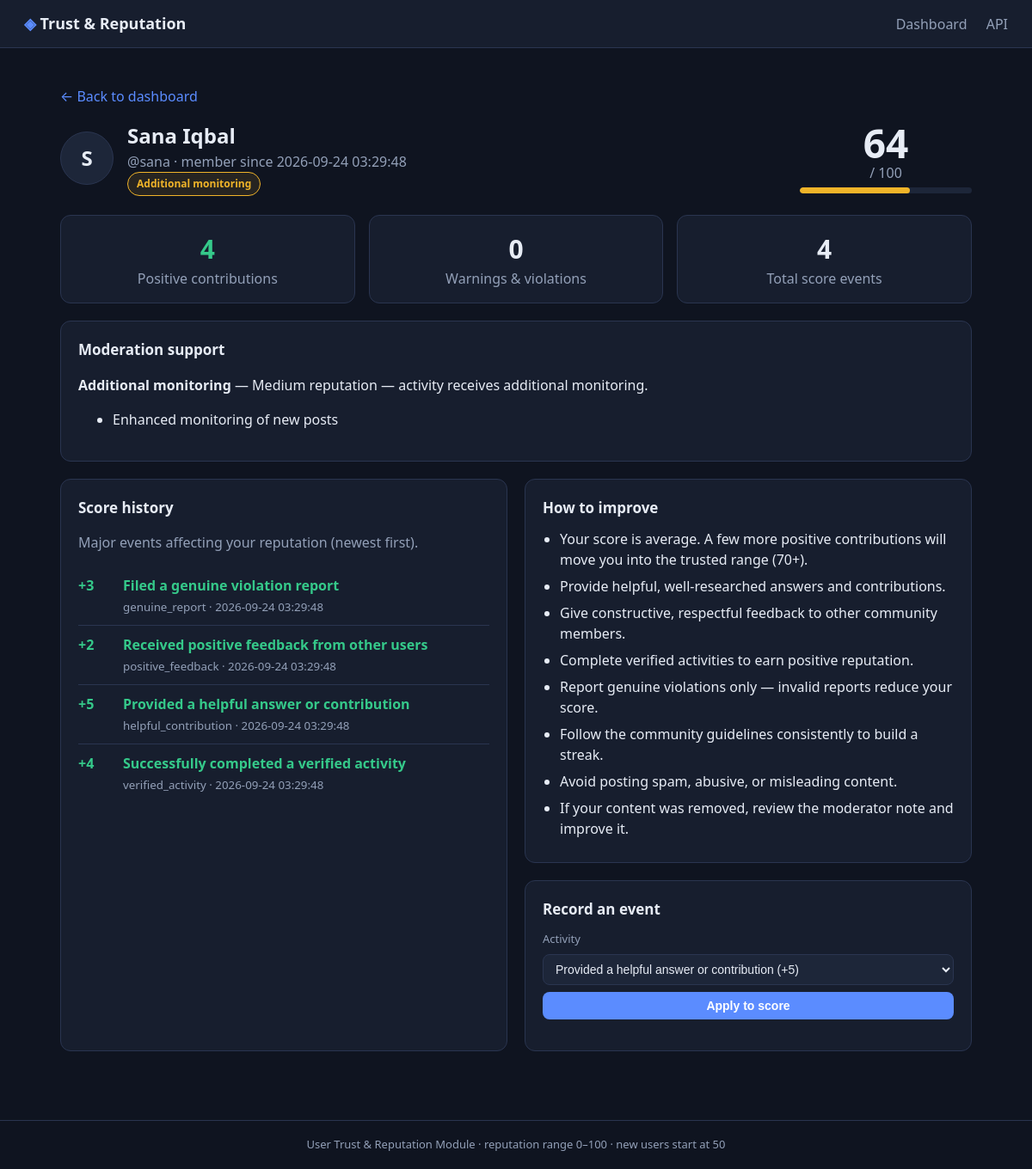
The page /users/4 on the database its author committed.
### tables this page shows
CREATE TABLE users (
    id           INTEGER PRIMARY KEY AUTOINCREMENT,
    username     TEXT NOT NULL UNIQUE,
    display_name TEXT NOT NULL,
    score        INTEGER NOT NULL DEFAULT 50,
    created_at   TEXT NOT NULL DEFAULT (datetime('now'))
);

CREATE TABLE events (
    id          INTEGER PRIMARY KEY AUTOINCREMENT,
    user_id     INTEGER NOT NULL REFERENCES users(id) ON DELETE CASCADE,
    type        TEXT NOT NULL,
    category    TEXT NOT NULL CHECK (category IN ('positive', 'violation')),
    description TEXT NOT NULL,
    points      INTEGER NOT NULL,
    created_at  TEXT NOT NULL DEFAULT (datetime('now'))
);

### app.py (the view)
@app.route("/users/<int:user_id>")
def user_page(user_id):
    user = db.get_user(user_id)
    if user is None:
        return render_template("not_found.html"), 404
    return render_template(
        "user.html", profile=user_profile(user), event_types=rep.EVENT_TYPES
    )

### app.py (called while the page is built)
def user_profile(user):
    events = db.list_events(user["id"])
    positive, violations = rep.summarize_events(events)
    tier = rep.moderation_tier(
        user["score"],
        violation_count=len(violations),
        repeated_violations=db.count_repeated_violations(user["id"]),
    )
    return {
        **user,
        "tier": tier,
        "events": events,
        "positive_contributions": positive,
        "violations": violations,
        "violation_count": len(violations),
        "counts": db.event_counts(user["id"]),
        "tips": rep.improvement_tips(user["score"], len(violations)),
        "score_min": rep.MIN_SCORE,
        "score_max": rep.MAX_SCORE,
    }

### database.py (called while the page is built)
def get_connection():
    conn = sqlite3.connect(DB_PATH)
    conn.row_factory = sqlite3.Row
    conn.execute("PRAGMA foreign_keys = ON")
    return conn

def row_to_dict(row):
    return dict(row) if row is not None else None

def get_user(user_id):
    with get_connection() as conn:
        return row_to_dict(conn.execute(
            "SELECT * FROM users WHERE id = ?", (user_id,)
        ).fetchone())

def list_events(user_id, limit=100):
    with get_connection() as conn:
        return [dict(r) for r in conn.execute(
            """SELECT * FROM events WHERE user_id = ?
               ORDER BY datetime(created_at) DESC, id DESC LIMIT ?""",
            (user_id, limit),
        ).fetchall()]

def count_repeated_violations(user_id):
    with get_connection() as conn:
        row = conn.execute(
            "SELECT COUNT(*) AS n FROM events WHERE user_id = ? AND type = 'repeated_violation'",
            (user_id,),
        ).fetchone()
        return row["n"]

def event_counts(user_id):
    with get_connection() as conn:
        rows = conn.execute(
            "SELECT type, COUNT(*) AS n FROM events WHERE user_id = ? GROUP BY type",
            (user_id,),
        ).fetchall()
        return {r["type"]: r["n"] for r in rows}

### reputation.py (called while the page is built)
def clamp(score):
    return max(MIN_SCORE, min(MAX_SCORE, int(score)))

def moderation_tier(score, violation_count=0, repeated_violations=0):
    score = clamp(score)
    if score >= 70 and repeated_violations == 0:
        key = "normal"
    elif score >= 40 and repeated_violations < 2:
        key = "monitor"
    else:
        key = "restricted"
    tier = dict(MODERATION_TIERS[key])
    tier["score"] = score
    tier["violation_count"] = violation_count
    tier["repeated_violations"] = repeated_violations
    return tier

### templates/user.html (shortened to what this page needs)
{% extends "base.html" %}
{% block content %}
<p><a href="{{ url_for('dashboard') }}">← Back to dashboard</a></p>
<section class="hero">
  <div class="user-head">
    <span class="avatar avatar-lg">{{ profile.display_name[0] | upper }}</span>
    <div>
      <h1>{{ profile.display_name }}</h1>
      <p class="muted">@{{ profile.username }} · member since {{ profile.created_at }}</p>
      <span class="tier-badge tier-{{ profile.tier.key }}">{{ profile.tier.label }}</span>
    </div>
  </div>
  <div class="score-ring">
    <div class="score-value">{{ profile.score }}</div>
    <div class="muted">/ {{ profile.score_max }}</div>
    <div class="bar wide"><div class="bar-fill {{ profile.tier.key }}" style="width: {{ profile.score }}%"></div></div>
  </div>
</section>
<section class="grid-3">
  <div class="stat-card">
    <div class="stat positive">{{ profile.positive_contributions | length }}</div>
    <div class="muted">Positive contributions</div>
  </div>
  <div class="stat-card">
    <div class="stat {% if profile.violations %}negative{% endif %}">{{ profile.violations | length }}</div>
    <div class="muted">Warnings &amp; violations</div>
  </div>
  <div class="stat-card">
    <div class="stat">{{ profile.events | length }}</div>
    <div class="muted">Total score events</div>
  </div>
</section>
<section class="card">
  <h2>Moderation support</h2>
  <p><strong>{{ profile.tier.label }}</strong> — {{ profile.tier.description }}</p>
  {% if profile.tier.actions %}
  <ul>
    {% for action in profile.tier.actions %}<li>{{ action }}</li>{% endfor %}
  </ul>
  {% endif %}
</section>
<section class="grid-2">
  <div class="card">
    <h2>Score history</h2>
    <p class="muted">Major events affecting your reputation (newest first).</p>
    <ul class="timeline">
      {% for e in profile.events %}
      <li class="timeline-item {{ e.category }}">
        <span class="points {{ 'positive' if e.points > 0 else 'negative' }}">
          {{ '%+d' % e.points }}
        </span>
        <span>
          <strong>{{ e.description }}</strong><br>
          <small class="muted">{{ e.type }} · {{ e.created_at }}</small>
        </span>
      </li>
      {% else %}
      <li class="muted">No events yet — your score is at its neutral starting value.</li>
      {% endfor %}
    </ul>
  </div>
  <div>
    <div class="card">
      <h2>How to improve</h2>
      <ul class="tips">
        {% for tip in profile.tips %}<li>{{ tip }}</li>{% endfor %}
      </ul>
    </div>
    <div class="card">
      <h2>Record an event</h2>
      <form id="event-form" class="stack-form">
        <label for="event-type">Activity</label>
        <select id="event-type">
          {% for type, (points, category, description) in event_types.items() %}
          <option value="{{ type }}">
            {{ description }} ({{ '%+d' % points }})
          </option>
          {% endfor %}
        </select>
        <button type="submit" class="btn">Apply to score</button>
      </form>
    </div>
  </div>
</section>
{% endblock %}

### static/style.css (style rules this page uses)
:root { --bg: #0f1420; --panel: #171e2e; --panel-2: #1d2639; --border: #2a3550; --text: #e7ecf5; --muted: #93a0b8; --accent: #5b8cff; --positive: #35c98a; --negative: #f26d6d; --normal: #35c98a; --monitor: #f0b429; --restricted: #f26d6d; }
* { box-sizing: border-box; }
body { margin: 0; font-family: "Segoe UI", system-ui, -apple-system, sans-serif; background: var(--bg); color: var(--text); line-height: 1.5; }
a { color: var(--accent); text-decoration: none; }
.muted { color: var(--muted); }
.positive { color: var(--positive); }
.hero { display: flex; justify-content: space-between; align-items: center; gap: 24px; flex-wrap: wrap; margin-bottom: 22px; }
.hero h1 { margin: 0 0 6px; font-size: 26px; }
.hero p { margin: 0; max-width: 640px; }
.card { background: var(--panel); border: 1px solid var(--border); border-radius: 12px; padding: 20px; margin-bottom: 20px; }
.card h2 { margin: 0 0 12px; font-size: 17px; }
.grid-2 { display: grid; grid-template-columns: 1fr 1fr; gap: 20px; }
.grid-3 { display: grid; grid-template-columns: repeat(3, 1fr); gap: 16px; margin-bottom: 20px; }
.avatar { display: inline-flex; align-items: center; justify-content: center; width: 34px; height: 34px; border-radius: 50%; background: var(--panel-2); border: 1px solid var(--border); font-weight: 700; flex: 0 0 auto; }
.avatar-lg { width: 62px; height: 62px; font-size: 24px; }
.bar { height: 7px; background: var(--panel-2); border-radius: 6px; overflow: hidden; margin-top: 5px; }
.bar.wide { width: 200px; }
.bar-fill { height: 100%; border-radius: 6px; transition: width .3s; }
.bar-fill.monitor { background: var(--monitor); }
.tier-badge { display: inline-block; font-size: 12px; font-weight: 600; padding: 4px 10px; border-radius: 999px; border: 1px solid; white-space: nowrap; }
.tier-monitor { color: var(--monitor); border-color: var(--monitor); background: rgba(240,180,41,.1); }
.btn { display: inline-block; background: var(--accent); color: #fff; border: none; border-radius: 8px; padding: 8px 14px; font-size: 14px; font-weight: 600; cursor: pointer; }
.inline-form input, .stack-form input, .stack-form select { background: var(--panel-2); border: 1px solid var(--border); color: var(--text); border-radius: 8px; padding: 8px 10px; font-size: 14px; }
.stack-form { display: flex; flex-direction: column; gap: 8px; }
.stack-form label { font-size: 13px; color: var(--muted); }
.user-head { display: flex; gap: 16px; align-items: center; }
.user-head h1 { margin: 0; font-size: 24px; }
.score-ring { text-align: center; }
.score-value { font-size: 46px; font-weight: 800; line-height: 1; }
.stat-card { background: var(--panel); border: 1px solid var(--border); border-radius: 12px; padding: 16px; text-align: center; }
.stat { font-size: 30px; font-weight: 800; }
.timeline { list-style: none; margin: 0; padding: 0; }
.timeline-item { display: flex; gap: 12px; padding: 10px 0; border-bottom: 1px solid var(--border); }
.timeline-item:last-child { border-bottom: none; }
.timeline-item .points { font-weight: 700; font-variant-numeric: tabular-nums; min-width: 40px; }
.tips { margin: 0; padding-left: 20px; }
.tips li { margin-bottom: 7px; }

### rows shown on the page
users: display_name "S", display_name "Sana Iqbal", username "sana", created_at "2026-09-24 03:29:48", score "64"
events: points "+3", description "Filed a genuine violation report", type "genuine_report", created_at "2026-09-24 03:29:48"
events: points "+2", description "Received positive feedback from other users", type "positive_feedback", created_at "2026-09-24 03:29:48"
events: points "+5", description "Provided a helpful answer or contribution", type "helpful_contribution", created_at "2026-09-24 03:29:48"
events: points "+4", description "Successfully completed a verified activity", type "verified_activity", created_at "2026-09-24 03:29:48"

### other values the page prints
{{ profile.tier.label }} "Additional monitoring"
{{ profile.score_max }} "100"
{{ profile.positive_contributions | length }} "4"
{{ profile.violations | length }} "0"
{{ profile.events | length }} "4"
{{ profile.tier.description }} "Medium reputation — activity receives additional monitoring."
{{ action }} "Enhanced monitoring of new posts"
{{ tip }} "Your score is average. A few more positive contributions will move you into the trusted range (70+)." "Provide helpful, well-researched answers and contributions." "Give constructive, respectful feedback to other community members." "Complete verified activities to earn positive reputation." "Report genuine violations only — invalid reports reduce your score." "Follow the community guidelines consistently to build a streak." "Avoid posting spam, abusive, or misleading content." "If your content was removed, review the moderator note and improve it."
form field value "Provided a helpful answer or contribution (+5)"
